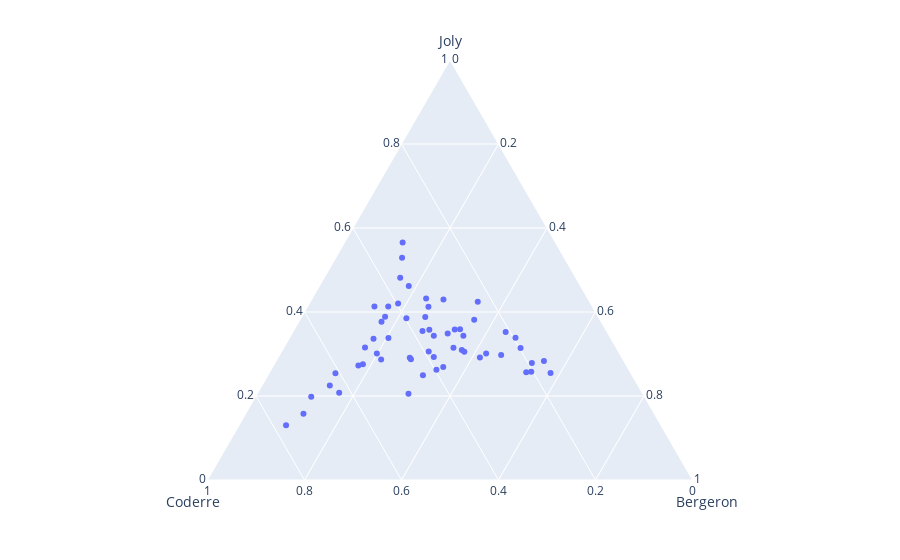

The code cell stored with this chart in its notebook:
### Code cell
import plotly.express as px
df = px.data.election()
fig = px.scatter_ternary(df, a="Joly", b="Coderre", c="Bergeron")
fig.show()

### Figure 1 — Plotly figure (JSON) as saved in the notebook; plotly's stock layout.template omitted (floating-point values rounded to 4 significant figures)
{"data": [{"a": [3024, 2675, 2532, 2514, 3044, 2316, 2543, 3330, 2852, 1656, 2873, 2815, 2788, 3234, 2431, 2081, 3959, 2822, 1641, 1908, 3578, 2438, 3291, 2849, 1894, 2282, 2271, 1220, 2039, 2782, 1402, 1076, 1172, 1286, 1232, 1578, 1636, 3262, 2648, 1266, 1157, 1908, 3717, 2943, 998, 1068, 690, 326, 3454, 3139, 2675, 2338, 1435, 1051, 423, 592, 419, 489], "b": [2481, 2525, 3348, 1734, 1770, 1455, 3252, 5456, 4734, 5737, 2979, 1827, 2331, 2670, 3673, 3612, 4308, 4104, 3931, 5387, 2432, 2566, 3347, 2476, 1451, 1906, 1347, 3668, 2878, 2201, 2420, 2184, 1589, 2526, 1873, 1644, 1548, 1773, 2040, 1165, 1193, 1325, 4201, 3536, 631, 595, 518, 332, 3694, 2746, 1546, 3509, 6591, 6229, 996, 540, 446, 491], "c": [1829, 1163, 2770, 4782, 5933, 3599, 2521, 1760, 1879, 958, 3430, 6408, 5748, 4962, 3155, 1554, 1320, 1459, 882, 1184, 3368, 2092, 2562, 2631, 754, 2169, 2827, 984, 2666, 5819, 1793, 691, 708, 851, 1182, 1950, 1503, 2653, 1437, 832, 653, 1205, 1642, 1330, 258, 226, 224, 131, 2589, 3250, 3679, 2178, 1085, 780, 643, 833, 465, 698], "hovertemplate": "Joly=%{a}<br>Coderre=%{b}<br>Bergeron=%{c}<extra></extra>", "legendgroup": "", "marker": {"color": "#636efa", "symbol": "circle"}, "mode": "markers", "name": "", "showlegend": false, "subplot": "ternary", "type": "scatterternary"}], "layout": {"legend": {"tracegroupgap": 0}, "margin": {"t": 60}, "ternary": {"aaxis": {"title": {"text": "Joly"}}, "baxis": {"title": {"text": "Coderre"}}, "caxis": {"title": {"text": "Bergeron"}}, "domain": {"x": [0, 1], "y": [0, 1]}}}}
